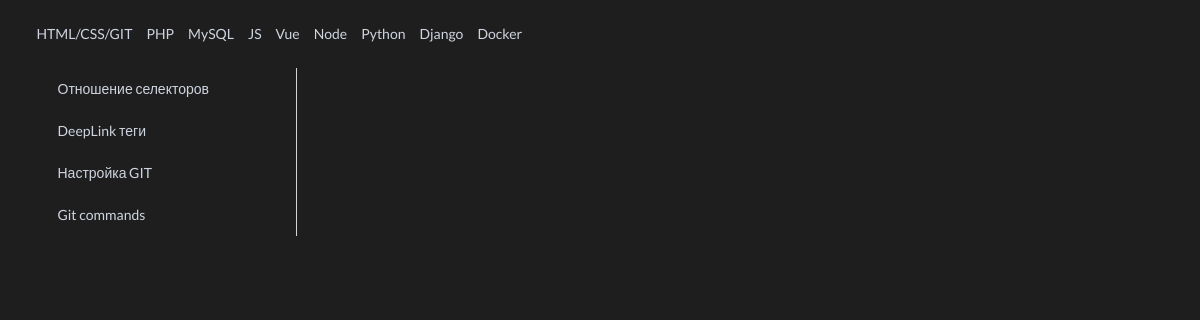
The app's page /info?t=html_css with its own data.
### scraps/models.py (models this page shows, shortened)
class Technology(models.Model):
    name = models.CharField(verbose_name='Name of technology', max_length=255)
    link_name = models.CharField(verbose_name='Link name of technology(JavaScript=js)', max_length=255)
    class Meta:
        verbose_name_plural = 'Technologis'
        verbose_name = 'Technology'

class Content(models.Model):
    technology = models.ForeignKey(Technology, on_delete=models.CASCADE, related_name='technology')
    title = models.CharField(verbose_name='Title', max_length=255)
    content = models.TextField(verbose_name='Content', default='<pre data-enlighter-language="python"></pre>')
    class Meta:
        verbose_name_plural = 'Contents'
        verbose_name = 'Content'
        ordering = ['id']

### scraps/views.py (the view)
# urls.py: path('info', views.get_info, name='info'),
def get_info(req):
    technologies = models.Technology.objects.all().values()
    select_tech = req.GET['t'] or 'py'
    get_object_or_404(models.Technology, link_name=select_tech)
    content = models.Content.objects.filter(technology__link_name=select_tech)
    return render(req, 'info_page.html', context={'content': content, 'technologies': technologies})

### scraps/templates/info_page.html (shortened to what this page needs)
{% extends 'index.html' %}
{% block data %}
  <div class="ui grid">
  <div class="four wide column">
    <div class="ui vertical fluid tabular attached menu">
      {% for el in content %}
        <a class="item" data-tab="data-tab-{{ el.id }}">
          {{ el.title }}
        </a>
      {% endfor %}
    </div>
  </div>
  <div class="twelve wide stretched column">
  </div>
</div>
{% endblock %}

### scraps/templates/index.html (shortened to what this page needs)
{% extends 'base.html' %}
{% block content %}
  <div class="ui text menu">
      {% for tclgy in technologies %}
        <a class="item" href="/info?t={{ tclgy.link_name }}">
          {{ tclgy.name }}
        </a>
      {% endfor %}
  </div>
  <div class="ui content">
      {% block data %}
      {% endblock %}
  </div>
{% endblock %}

### static/css/style.css (style rules this page uses)
html, body { background-color: #1E1E1E !important; }
:not(.enlighter) p, :not(.enlighter) a, :not(.enlighter) h1, :not(.enlighter) h2, :not(.enlighter) h3, :not(.enlighter) h4, :not(.enlighter) h5, :not(.enlighter) h6, :not(.enlighter) li { color: #cfd5e0 !important; }

### records on screen
Technology: name "HTML/CSS/GIT"
Technology: name "PHP"
Technology: name "MySQL"
Technology: name "JS"
Technology: name "Vue"
Technology: name "Node"
Technology: name "Python"
Technology: name "Django"
Technology: name "Docker"
Content: title "Отношение селекторов"
Content: title "DeepLink теги"
Content: title "Настройка GIT"
Content: title "Git commands"
